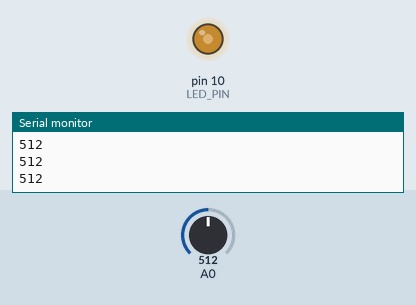
The sketch below on a simulated Arduino Uno, built with avr-gcc and run on an emulated ATmega328P. Parts: output pins drawn as LEDs (lit = HIGH), the last lines printed to the serial monitor. Inputs (shaded band) come from the test bench; at power-on: A0 = 512.

Above: at 1.2 s.
1.3 s: A0 set to 716
At 2.3 s:
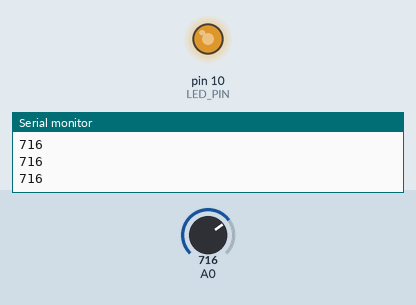
2.8 s: A0 set to 900
At 3.6 s:
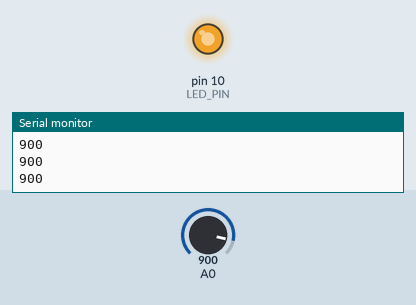
4.3 s: A0 set to 122
At 4.7 s:
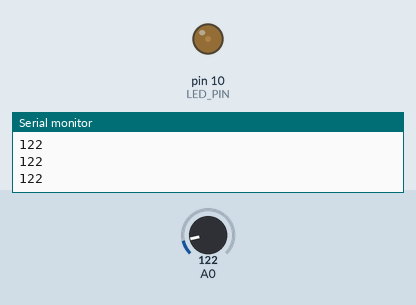
5.8 s: A0 set to 0
At 7.0 s:
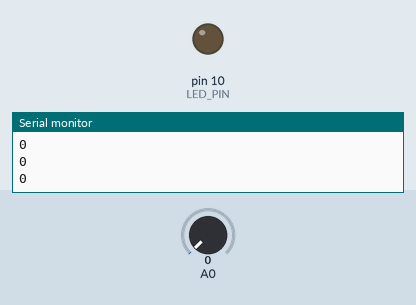
7.3 s: A0 set to 511
At 8.1 s:
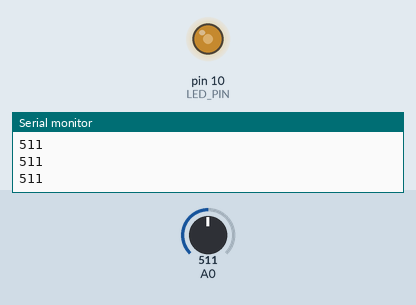
Timing chart, 0 to 9.8 s (numbered marks = the images above; inputs shaded):
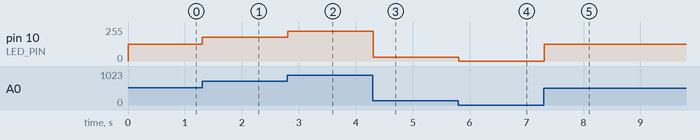

The sketch:

controlled_led.ino
```cpp
/*Any pin supporting PWM*/
#define LED_PIN 10

void setup() {
  Serial.begin(9600);
  pinMode(LED_PIN, OUTPUT);
}

void loop() {
  int value = analogRead(A0);
  Serial.println(value);

  //Vedere arduino doc per spigazione completa della funzione map
  int intensity = map(value, 0, 1023, 0, 255);
  analogWrite(LED_PIN, intensity);
}
```

Measured:
- after the input at 1.3 s, pin 10 (LED_PIN): 127/255 → 178/255 at once
- after the input at 2.8 s, pin 10 (LED_PIN): 178/255 → 224/255 at once
- after the input at 4.3 s, pin 10 (LED_PIN): 224/255 → 30/255 at once
- after the input at 5.8 s, pin 10 (LED_PIN): 30/255 → 0/255 at once
- after the input at 7.3 s, pin 10 (LED_PIN): 0/255 → 127/255 at once
